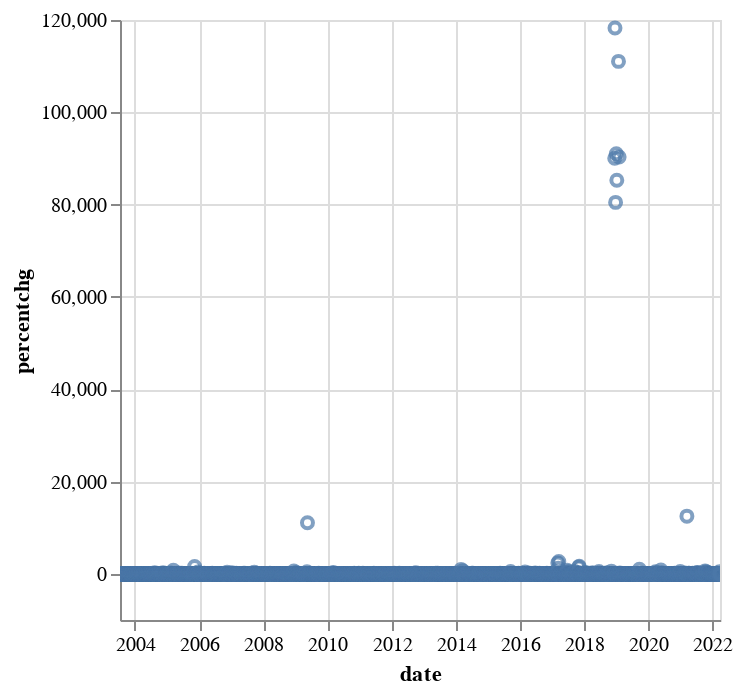

The notebook cell saved with this chart:
### Code cell
vol_shock_df.reset_index(inplace=True)

chart = alt.Chart(vol_shock_df).mark_point().encode(
    x='date',
    y='percentchg',
    tooltip=['date', 'percentchg', 'volume']
).interactive()

chart.show()

### Figure 1 — Vega-Lite specification as saved in the notebook (floating-point values rounded to 4 significant figures; data arrays with more than 128 entries replaced by an {"elided": "..."} marker saying what was removed)
{"config": {"view": {"continuousWidth": 300, "continuousHeight": 300}}, "data": {"name": "data-73b9bc95760b4586eb7f6dd9b0850bde"}, "mark": {"type": "point"}, "encoding": {"tooltip": [{"field": "date", "type": "temporal"}, {"field": "percentchg", "type": "quantitative"}, {"field": "volume", "type": "quantitative"}], "x": {"field": "date", "type": "temporal"}, "y": {"field": "percentchg", "type": "quantitative"}}, "params": [{"name": "param_1", "select": {"type": "interval", "encodings": ["x", "y"]}, "bind": "scales"}], "$schema": "https://vega.github.io/schema/vega-lite/v5.17.0.json", "datasets": {"data-73b9bc95760b4586eb7f6dd9b0850bde": {"elided": "4606 records"}}}
